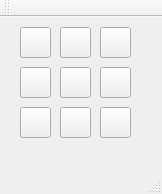
<?xml version="1.0" encoding="UTF-8"?>
<ui version="4.0">
 <class>MainWindow</class>
 <widget class="QMainWindow" name="MainWindow">
  <property name="geometry">
   <rect>
    <x>0</x>
    <y>0</y>
    <width>162</width>
    <height>194</height>
   </rect>
  </property>
  <property name="windowTitle">
   <string>MainWindow</string>
  </property>
  <widget class="QWidget" name="centralWidget">
   <widget class="QPushButton" name="cella_00">
    <property name="geometry">
     <rect>
      <x>20</x>
      <y>10</y>
      <width>31</width>
      <height>31</height>
     </rect>
    </property>
    <property name="text">
     <string/>
    </property>
   </widget>
   <widget class="QPushButton" name="cella_01">
    <property name="geometry">
     <rect>
      <x>60</x>
      <y>10</y>
      <width>31</width>
      <height>31</height>
     </rect>
    </property>
    <property name="text">
     <string/>
    </property>
   </widget>
   <widget class="QPushButton" name="cella_22">
    <property name="geometry">
     <rect>
      <x>100</x>
      <y>90</y>
      <width>31</width>
      <height>31</height>
     </rect>
    </property>
    <property name="text">
     <string/>
    </property>
   </widget>
   <widget class="QPushButton" name="cella_11">
    <property name="geometry">
     <rect>
      <x>60</x>
      <y>50</y>
      <width>31</width>
      <height>31</height>
     </rect>
    </property>
    <property name="text">
     <string/>
    </property>
   </widget>
   <widget class="QPushButton" name="cella_20">
    <property name="geometry">
     <rect>
      <x>20</x>
      <y>90</y>
      <width>31</width>
      <height>31</height>
     </rect>
    </property>
    <property name="text">
     <string/>
    </property>
   </widget>
   <widget class="QPushButton" name="cella_10">
    <property name="geometry">
     <rect>
      <x>20</x>
      <y>50</y>
      <width>31</width>
      <height>31</height>
     </rect>
    </property>
    <property name="text">
     <string/>
    </property>
   </widget>
   <widget class="QPushButton" name="cella_21">
    <property name="geometry">
     <rect>
      <x>60</x>
      <y>90</y>
      <width>31</width>
      <height>31</height>
     </rect>
    </property>
    <property name="text">
     <string/>
    </property>
   </widget>
   <widget class="QPushButton" name="cella_12">
    <property name="geometry">
     <rect>
      <x>100</x>
      <y>50</y>
      <width>31</width>
      <height>31</height>
     </rect>
    </property>
    <property name="text">
     <string/>
    </property>
   </widget>
   <widget class="QPushButton" name="cella_02">
    <property name="geometry">
     <rect>
      <x>100</x>
      <y>10</y>
      <width>31</width>
      <height>31</height>
     </rect>
    </property>
    <property name="text">
     <string/>
    </property>
   </widget>
  </widget>
  <widget class="QMenuBar" name="menuBar">
   <property name="geometry">
    <rect>
     <x>0</x>
     <y>0</y>
     <width>162</width>
     <height>27</height>
    </rect>
   </property>
  </widget>
  <widget class="QToolBar" name="mainToolBar">
   <attribute name="toolBarArea">
    <enum>TopToolBarArea</enum>
   </attribute>
   <attribute name="toolBarBreak">
    <bool>false</bool>
   </attribute>
  </widget>
  <widget class="QStatusBar" name="statusBar"/>
 </widget>
 <layoutdefault spacing="6" margin="11"/>
 <resources/>
 <connections/>
</ui>
